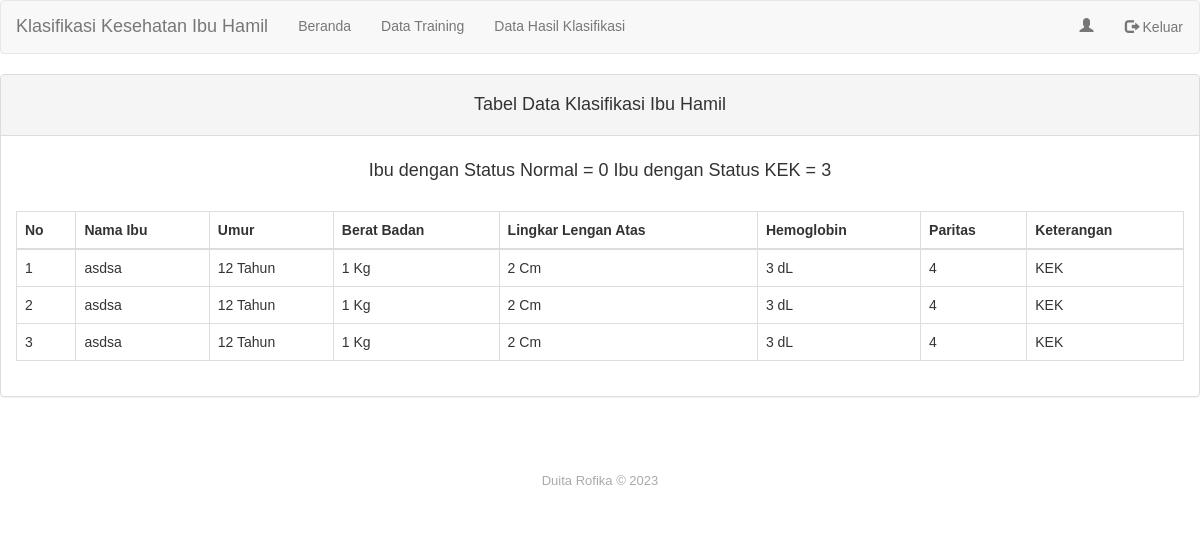
The app's page /admin/tabel-hamil.php with its own data.
### tables this page shows
CREATE TABLE `hasil_klasifikasi` (
  `id_ibu_hasil` int(11) NOT NULL,
  `nama_ibu_hasil` varchar(255) NOT NULL,
  `lahir_ibu_hasil` int(11) NOT NULL,
  `berat_badan_hasil` float NOT NULL,
  `lingkar_lengan_atas_hasil` float NOT NULL,
  `hemoglobin_hasil` float NOT NULL,
  `paritas_hasil` float NOT NULL
);

### admin/tabel-hamil.php (the view, shortened to what this page needs)
 <?php
include "../koneksi.php";
  $kek = 0;
  $normal = 0;
  ?>
 <!DOCTYPE html>
 <html>
 <head>
 	<head>
    <link rel="stylesheet" href="https://maxcdn.bootstrapcdn.com/bootstrap/3.4.0/css/bootstrap.min.css"><link rel="stylesheet" href="assets/css/Footer-Basic.css">
    <link rel="stylesheet" href="assets/css/styles.css">
</head>
 </head>
 <body>
  <nav class="navbar navbar-default">
  <div class="container-fluid">
    <div class="navbar-header">
      <a class="navbar-brand" href="index-admin.php">Klasifikasi Kesehatan Ibu Hamil</a>
    </div>
    <ul class="nav navbar-nav">
     <li><a href="index-admin.php">Beranda</a></li>
      <li><a href="data-admin.php">Data Training</a></li>
      <li><a href="tabel-hamil.php">Data Hasil Klasifikasi</a></li>
    </ul>
    <ul class="nav navbar-nav navbar-right">
      <li><a href="edit-profil.php"><span class="glyphicon glyphicon-user"></span> <?php echo $_SESSION['nama']; ?></a></li>
      <li>
            <a class="btn" href="logout.php">
            <span class="glyphicon glyphicon-log-out"></span> Keluar</a></li>
    </ul>
  </div>
</nav>
 	<div class="panel panel-default">
 		<div class="panel-heading">
 			<h4 class="text-center"> Tabel Data Klasifikasi Ibu Hamil</h4>
 		</div>
 		<div class="panel-body">
 			<div class="table-responsive">
 				<table class="table table-hover table-bordered">
 					<thead>
 						<tr>
 							<th>No</th>
 							<th>Nama Ibu</th>
 							<th>Umur</th>
 							<th>Berat Badan</th>
 							<th>Lingkar Lengan Atas</th>
 							<th>Hemoglobin</th>
 							<th>Paritas</th>
 							<th>Keterangan</th>
 						</tr>
 					</thead>
 					<tbody>
 						<?php
               $sql = "SELECT * FROM hasil_klasifikasi ";
 						                $no  = 1;
                        foreach ($dbh->query($sql) as $data) :
                            if ($data['lingkar_lengan_atas_hasil'] <= 23.5) {
                                $kondisi = "KEK";
                                $kek++;
                            }
                            elseif($data['berat_badan_hasil'] <= 41 && $data['paritas_hasil'] <=2){
                               $kondisi = "KEK";
                               $kek++;
                            }
                            elseif ($data['hemoglobin_hasil'] <= 11 && $data['paritas_hasil'] <=2) {
                               $kondisi = "KEK";
                               $kek++;
                            }
                            elseif ($data['hemoglobin_hasil'] <= 11 && $data['berat_badan_hasil'] <= 41 && $data['paritas_hasil']<=2) {
                                $kondisi = "KEK";
                                $kek++;
                            }
                            else{
                                $kondisi = "Normal";
                                $normal++;
                                }
                        ?>
                        <tr>
                        	<td> <?php echo $no; ?> </td>
                        	<td> <?php echo $data['nama_ibu_hasil']; ?></td>
                            <td> <?php echo $data['lahir_ibu_hasil']; ?> Tahun</td>
                            <td> <?php echo $data['berat_badan_hasil']; ?> Kg</td>
                            <td> <?php echo $data['lingkar_lengan_atas_hasil']; ?> Cm</td>
                            <td> <?php echo $data['hemoglobin_hasil']; ?> dL</td>
                            <td> <?php echo $data['paritas_hasil']; ?></td>
                        	<td> <?php echo $kondisi; ?></td>
                        </tr>
                        <?php
                        $no++;
                        endforeach;
                         ?>
 					</tbody>
          <center> <h4> Ibu dengan Status Normal = <?php echo $normal; ?>
          Ibu dengan Status KEK = <?php echo $kek; ?></h4>
        </center>
        <br>
          </table>
 			</div>
 		</div>
 	</div>
 	<div class="footer-basic">
        <footer><center>
            <p class="copyright">Duita Rofika © <?php echo date("Y") ?></p>
        </center>
        </footer>
    </div>
 </body>
 </html>

### assets/css/Footer-Basic.css (style rules this page uses)
.footer-basic { padding:40px 0; background-color:#ffffff; color:#4b4c4d; }
.footer-basic .copyright { margin-top:15px; text-align:center; font-size:13px; color:#aaa; margin-bottom:0; }

### assets/css/styles.css (style rules this page uses)
body, html { height: 100%; margin: 0; font-family: Arial, Helvetica, sans-serif; }

### records on screen
hasil_klasifikasi: nama_ibu_hasil "asdsa", lahir_ibu_hasil "12", berat_badan_hasil "1", lingkar_lengan_atas_hasil "2", hemoglobin_hasil "3", paritas_hasil "4", lingkar_lengan_atas_hasil "KEK"
hasil_klasifikasi: nama_ibu_hasil "asdsa", lahir_ibu_hasil "12", berat_badan_hasil "1", lingkar_lengan_atas_hasil "2", hemoglobin_hasil "3", paritas_hasil "4", lingkar_lengan_atas_hasil "KEK"
hasil_klasifikasi: nama_ibu_hasil "asdsa", lahir_ibu_hasil "12", berat_badan_hasil "1", lingkar_lengan_atas_hasil "2", hemoglobin_hasil "3", paritas_hasil "4", lingkar_lengan_atas_hasil "KEK"

### other values on screen
$normal "0"
$kek "3"
